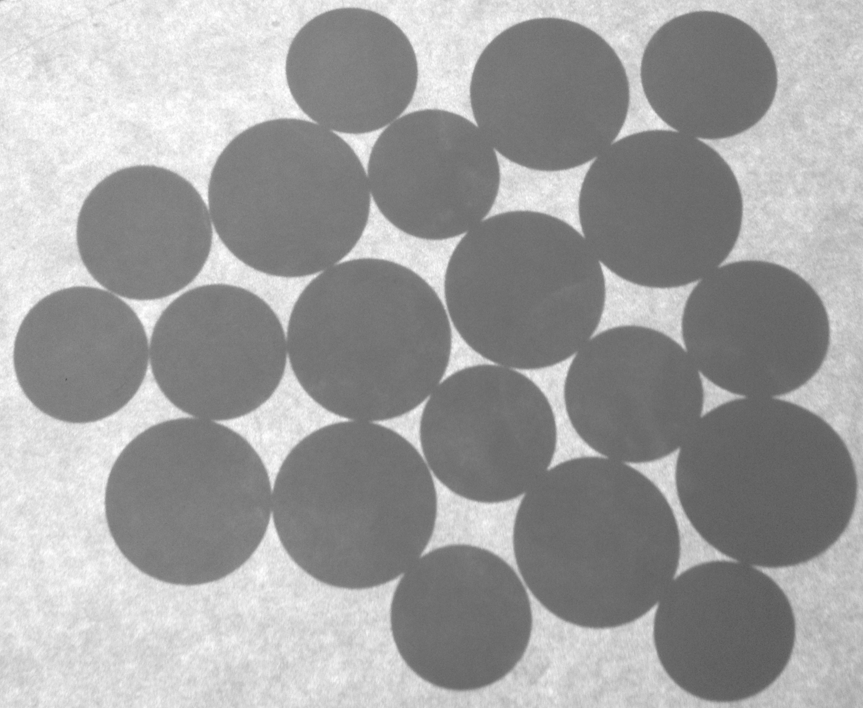
%> input picture self/S9_28052025/coins.png, 863 x 708 px
$ octave Ex8_6.m   (GNU Octave 9; MATLAB toolbox functions it lacks are replaced by stand-ins)
%> lines starting %> are read from the running program, lines starting %| are printed output that depends on the picture; in (x1, y1, x2, y2) boxes, pixels count from 0 and x2, y2 are one past the last pixel; in counts of white or black regions, pixels touching at a corner belong together; the program's own positions count from 1
% Hough transform application
clear, clc, close all;
%%%%%%%%%%%%%%%%%%%%%%%%%%%%%%%%%%%%%%%%
pkg load image;

%load test image
img = imread('coins.png');
%> img is the input picture: size 708x863 uint8; min 87, max 255, mean 159.7

FS = 15;
figure, clf;
subplot(1, 3, 1), imshow(img), title('Origin Image', "fontsize", FS);

% using prewitt
bw = edge(img, 'prewitt', 0.15);
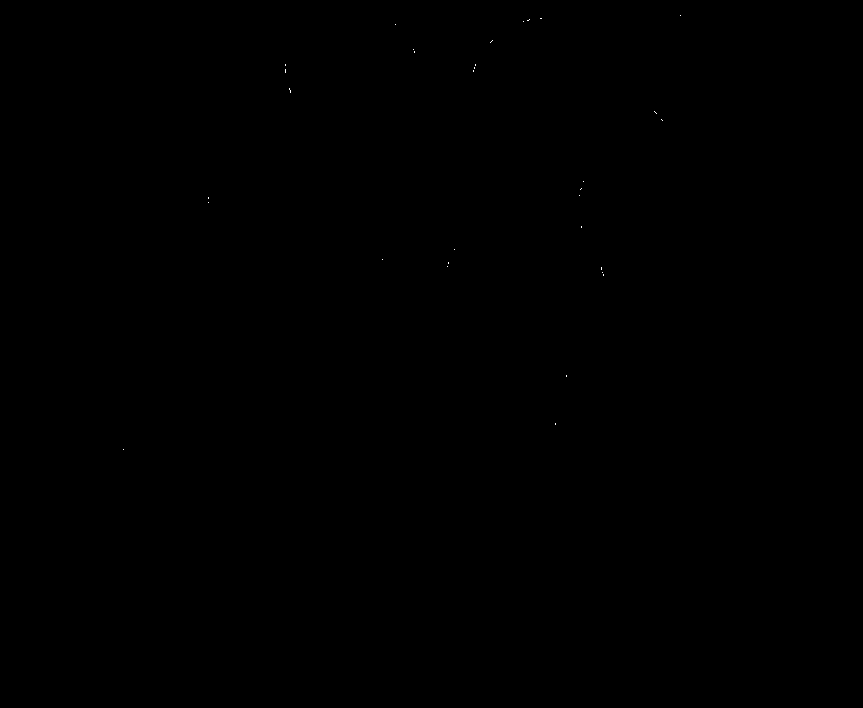
%> bw: size 708x863 logical; 0.01% white in thin lines or dots, all inside (x1, y1, x2, y2) = (123, 15, 681, 450)
subplot(1, 3, 2), imshow(bw), title('Prewitt Image', "fontsize", FS);

%using hough transform
[centers, redii, metric] = imfindcircles(bw, [40 200], 'Sensitivity', 0.9);
%> centers = [432 354.5]; redii = 120.8; metric = 0.00108
subplot(1, 3, 3), imshow(img), title('Hough Transform Image', "fontsize", FS);
hold on; plot(centers(:,1), centers(:, 2), 'xr', 'MarkerSize', 2, 'LineWidth', 0.5);
viscircles(centers, radii, 'EdgeColor', 'Y', 'LineWidth', 0.25);
%> (this line was passed over: radii is not available in this run)
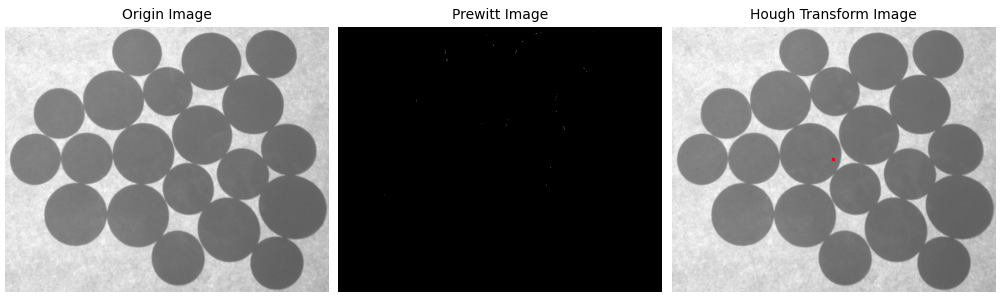
%> figure redrawn from the program's plot data, 3 panels
saveas(gcf, "Coin Center Findings using HT.jpg");
